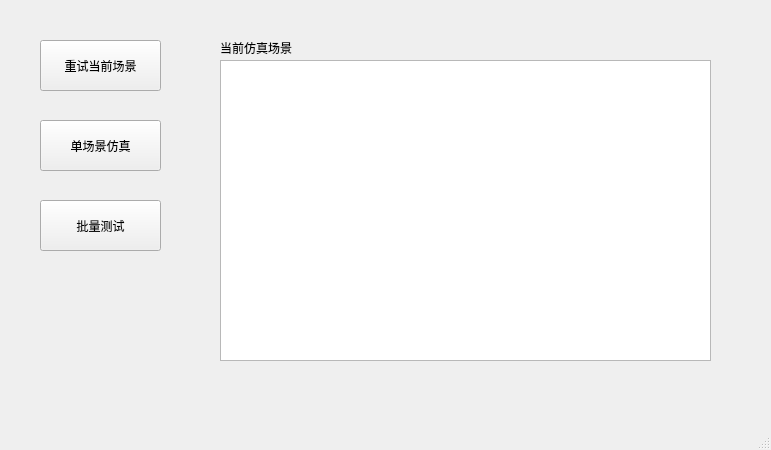
<?xml version="1.0" encoding="UTF-8"?>
<ui version="4.0">
 <class>MainWindow</class>
 <widget class="QMainWindow" name="MainWindow">
  <property name="geometry">
   <rect>
    <x>0</x>
    <y>0</y>
    <width>771</width>
    <height>450</height>
   </rect>
  </property>
  <property name="windowTitle">
   <string>仿真测试平台</string>
  </property>
  <widget class="QWidget" name="centralwidget">
   <widget class="QPushButton" name="pushButton">
    <property name="geometry">
     <rect>
      <x>40</x>
      <y>120</y>
      <width>121</width>
      <height>51</height>
     </rect>
    </property>
    <property name="text">
     <string>单场景仿真</string>
    </property>
    <property name="autoExclusive">
     <bool>false</bool>
    </property>
   </widget>
   <widget class="QPushButton" name="pushButton_2">
    <property name="geometry">
     <rect>
      <x>40</x>
      <y>200</y>
      <width>121</width>
      <height>51</height>
     </rect>
    </property>
    <property name="text">
     <string>批量测试</string>
    </property>
   </widget>
   <widget class="QTextBrowser" name="textBrowser">
    <property name="geometry">
     <rect>
      <x>220</x>
      <y>60</y>
      <width>491</width>
      <height>301</height>
     </rect>
    </property>
   </widget>
   <widget class="QLabel" name="label">
    <property name="geometry">
     <rect>
      <x>220</x>
      <y>40</y>
      <width>141</width>
      <height>16</height>
     </rect>
    </property>
    <property name="text">
     <string>当前仿真场景</string>
    </property>
   </widget>
   <widget class="QPushButton" name="pushButton_3">
    <property name="geometry">
     <rect>
      <x>40</x>
      <y>40</y>
      <width>121</width>
      <height>51</height>
     </rect>
    </property>
    <property name="text">
     <string>重试当前场景</string>
    </property>
   </widget>
  </widget>
  <widget class="QMenuBar" name="menubar">
   <property name="geometry">
    <rect>
     <x>0</x>
     <y>0</y>
     <width>771</width>
     <height>26</height>
    </rect>
   </property>
  </widget>
  <widget class="QStatusBar" name="statusbar"/>
 </widget>
 <resources/>
 <connections/>
</ui>
